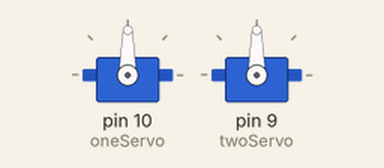
A sketch run on a simulated Arduino Uno, built with avr-gcc and run on an emulated ATmega328P. On the bench: 2 × servo.

Above: at 0.1 s.
At 1.1 s:
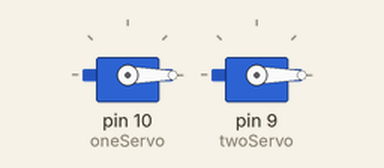
Timing chart, 0 to 2.6 s (numbered marks = the images above):
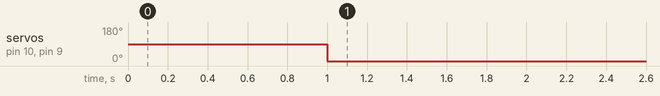

Measured:
- by itself, servo on pin 10 (oneServo), servo on pin 9 (twoServo): 90° → 0° at 1.0 s

The sketch:

sketch_apr07a.ino
```cpp
#include <Servo.h>

Servo oneServo;
Servo twoServo;

void setup() {
  // put your setup code here, to run once:
  oneServo.attach(10);
  twoServo.attach(9);
  delay(1000);
}

void loop() {
  // put your main code here, to run repeatedly:
  oneServo.write(0);
  twoServo.write(0);

}
```
